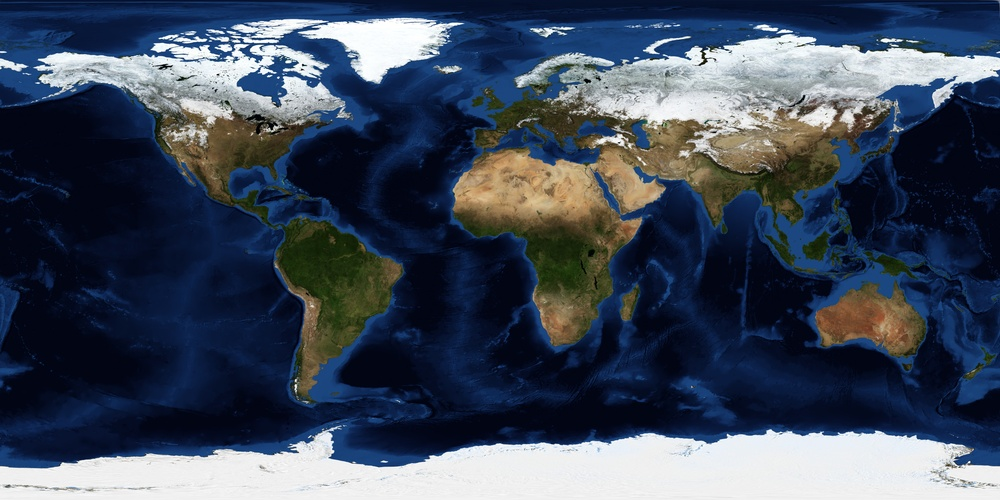
#> input picture Python/Image-Processing/world.jpg, 1000 x 500 px, shrunk from 5400 x 2700 before the run
$ jupyter execute --allow-errors image_process.ipynb   (older library calls are emulated)
#> lines starting #> are read from the running program, lines starting #| are printed output that depends on the picture; long printed decimals are rounded
# ------------------------------------------------------------------------------
# 📊 Image Quality Evaluation: Sharpness and Visual Integrity Analysis
#
# This script evaluates the impact of Gaussian blur on image quality using a
# combination of Laplacian variance, histogram analysis, contrast measurement,
# Canny edge detection, and frequency domain visualization (FFT).
#
# 🛰️ Image Source:
# - NASA Blue Marble – December 2004
# - https://visibleearth.nasa.gov/images/73909/december-blue-marble-next-generation-w-topography-and-bathymetry/73911l
#
# 📌 Methods Applied:
# - Laplacian variance → objective sharpness score
# - Histogram comparison → brightness distribution changes
# - Standard deviation → image contrast measurement
# - Canny edge detection → structural detail loss
# - FFT → frequency spectrum analysis before/after blur
# - PSNR & SSIM → image similarity comparison
# - Sharpness vs. Blur Curve → sensitivity to increasing blur

#
# ✅ Summary of Results:
# - Sharpness (original): 630.12
# - Sharpness (blurred): 4.04
# - Contrast and frequency content significantly reduced in blurred version
# - SSIM and PSNR confirm degradation
#
# 📁 Key Outputs:
# - original_image.jpg
# - blurred_image.jpg
# - original_histogram.png
# - blurred_histogram.png
# - comparison_original_vs_blurred.png
# - canny_edge_comparison_world.png
# - sharpness_bar_chart_world.png
# - contrast_bar_chart_world.png
# - fft_original.png
# - fft_blurred.png
# - sharpness_vs_blur_curve_world.png

# ------------------------------------------------------------------------------

[cell 1]
# Libraries
import cv2
import numpy as np
import pandas as pd
import matplotlib.pyplot as plt
from skimage.metrics import structural_similarity as ssim
import math

### Image Preparation: Original vs. Blurred

We begin the analysis by loading a grayscale satellite image (`world.jpg`) and creating a blurred version using a Gaussian filter.

- **Purpose**:
  Simulate image quality degradation caused by out-of-focus capture or motion blur.

- **Why Gaussian Blur?**
  It reduces high-frequency components (edges and textures), which helps evaluate how image quality metrics respond to loss of detail.

- **What we save**:
  - `original_image.jpg`: The untouched source image
  - `blurred_image.jpg`: The degraded version with reduced sharpness

[cell 2]
# Upload the image
image = cv2.imread('world.jpg', cv2.IMREAD_GRAYSCALE)

# Creating the degraded image
blurred_image = cv2.GaussianBlur(image, (11, 11), 0)
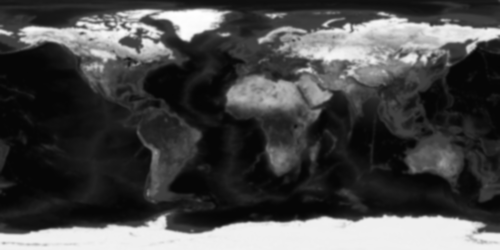
#> blurred_image: shape (500, 1000) (shown at 1/2 size); min 5, max 254, mean 72.5

# Plotting
plt.figure(figsize=(10,4))
plt.subplot(1, 2, 1)
plt.title("Original")
plt.imshow(image, cmap='gray')

plt.subplot(1, 2, 2)
plt.title("Blurred")
plt.imshow(blurred_image, cmap='gray')
plt.show()
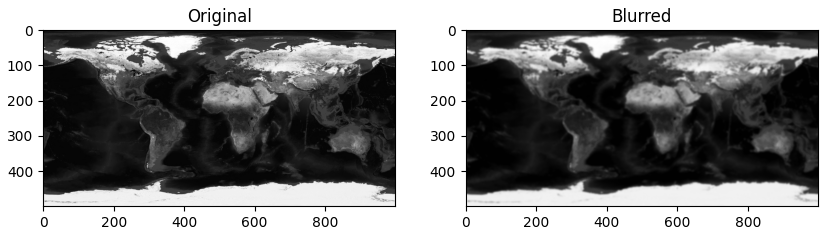
#> figure drawn by matplotlib, 2 panels

# Save the images
cv2.imwrite("original_image.jpg", image)
cv2.imwrite("blurred_image.jpg", blurred_image)
#> Out = True

### Histogram Analysis

To assess the overall brightness and tonal distribution of the image, we generate histograms for both the original and blurred versions.

- **What is this step for?**
  A histogram shows how pixel values (brightness levels) are distributed across the image. It helps identify:
  - Dynamic range
  - Exposure level
  - Contrast spread

- **Why compare blurred and original?**
  Blurring tends to flatten the image — this is reflected in the histogram as a concentration of pixel values around midtones, with fewer extreme dark or bright values.

- **What we save:**
  - `original_histogram.png`: Histogram of the sharp image
  - `blurred_histogram.png`: Histogram of the blurred image

[cell 3]
def plot_histogram(img, title,filename):
#> called with title = 'Original Histogram', filename = 'original_histogram.png'
    plt.hist(img.ravel(), bins=256, range=(0, 256), color='gray')
    plt.title(title)
    plt.xlabel('Pixel Value')
    plt.ylabel('Frequency')

    plt.savefig(filename, dpi=300)
    plt.show()
    plt.close()

plot_histogram(image, "Original Histogram", "original_histogram.png")
plot_histogram(blurred_image, "Blurred Histogram", "blurred_histogram.png")

### Sharpness Measurement (Laplacian Variance)
We evaluate the sharpness of the images using the variance of the Laplacian operator.

- **What is this step for?**
  The Laplacian operator highlights areas of rapid intensity change, i.e., edges. Calculating the variance of the Laplacian gives a numeric measure of image sharpness:
  - Higher values → more edges → sharper image
  - Lower values → fewer edges → blurred image

- **Why compare original and blurred?**
  Blurring reduces sharp edges. This should be evident as a drop in Laplacian variance, helping us confirm the effectiveness of the blur.

- **What we calculate:**
  - Original Image Sharpness
  - Blurred Image Sharpness

[cell 4]
def calculate_sharpness(img):
    laplacian_var = cv2.Laplacian(img, cv2.CV_64F).var()
#> laplacian_var = 1091.1
    return laplacian_var

sharpness_original = calculate_sharpness(image)
#> sharpness_original = 1091.1
sharpness_blurred = calculate_sharpness(blurred_image)
#> sharpness_blurred = 7.96

print("Original Image Sharpness:", sharpness_original)
#| Original Image Sharpness: 1091.143
print("Blurred Image Sharpness:", sharpness_blurred)
#| Blurred Image Sharpness: 7.957

### Visual Comparison of Sharpness
We display the original and blurred images side-by-side to provide a qualitative assessment of sharpness.

- **What we save:**
  - comparison_original_vs_blurred.png

[cell 5]
plt.figure(figsize=(10,4))
plt.subplot(1, 2, 1)
plt.title("Original")
plt.imshow(image, cmap='gray')
plt.axis('off')

plt.subplot(1, 2, 2)
plt.title("Blurred")
plt.imshow(blurred_image, cmap='gray')
plt.axis('off')

plt.tight_layout()
plt.savefig("comparison_original_vs_blurred.png", dpi=300)
plt.close()

### Canny Edge Detection Analysis
We apply Canny edge detection to both images to analyze edge structures.

- **What is this step for?**
  Canny detects edges by looking at gradients in intensity. It helps visualize how structural details are preserved or lost after blurring.

- **Why compare blurred and original?**
  Blurring softens edges, so the number and clarity of detected edges will be reduced in the blurred version. This comparison makes the effect of blur more visible.

- **What we save:**
  - canny_edge_comparison.png

[cell 6]
edges_original = cv2.Canny(image, 100, 200)
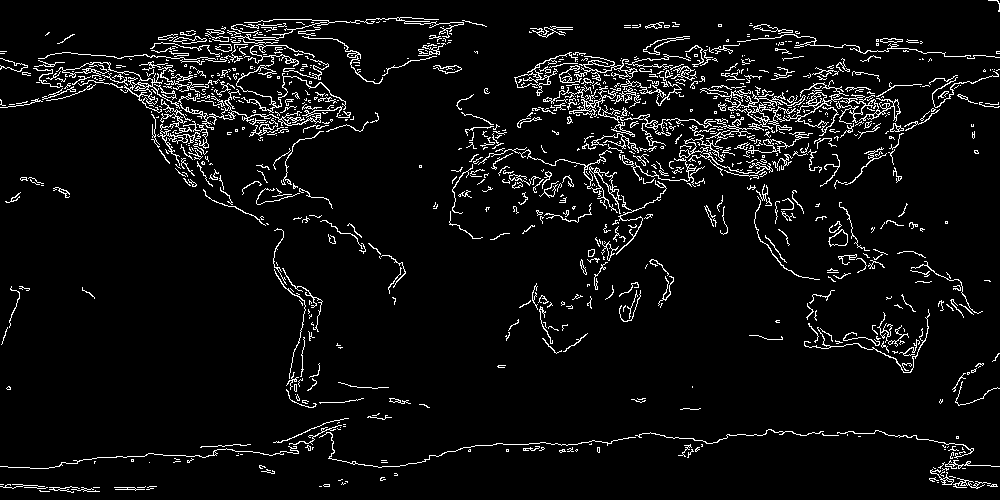
#> edges_original: shape (500, 1000); 5.7% white in thin lines or dots
edges_blurred = cv2.Canny(blurred_image, 100, 200)
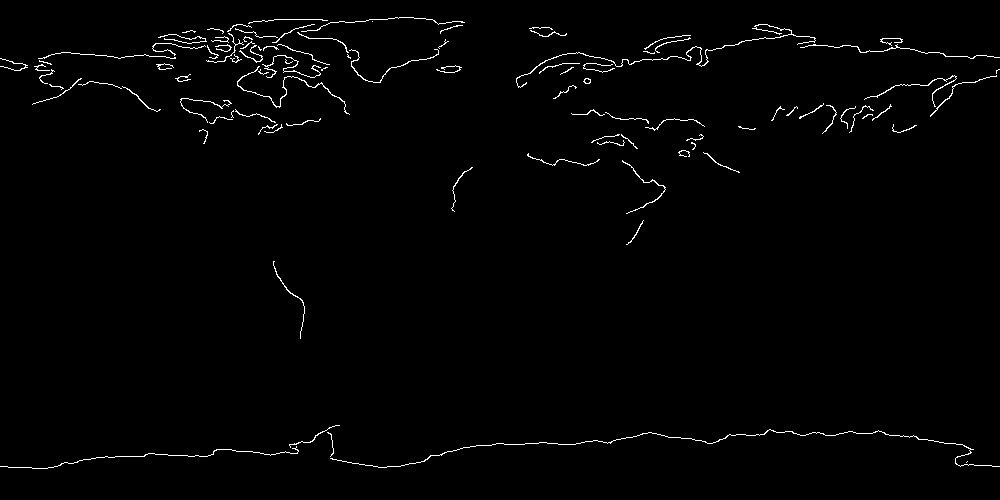
#> edges_blurred: shape (500, 1000); 1.3% white in thin lines or dots

plt.figure(figsize=(10, 4))
plt.subplot(1, 2, 1)
plt.title("Original Edges (Canny)")
plt.imshow(edges_original, cmap='gray')
plt.axis('off')

plt.subplot(1, 2, 2)
plt.title("Blurred Edges (Canny)")
plt.imshow(edges_blurred, cmap='gray')
plt.axis('off')

plt.tight_layout()
plt.savefig("canny_edge_comparison_world.png", dpi=300)
plt.show()

### Sharpness Bar Chart

- **What is this step for?**
  We visualize the sharpness scores (calculated with Laplacian variance) as a bar chart to compare the numerical difference between the original and blurred images.

- **Why compare blurred and original?**
  A visual summary helps communicate the sharpness loss more clearly, especially when presenting results.

- **What we save:**
  - sharpness_bar_chart.png

[cell 7]
sharpness_scores = [sharpness_original, sharpness_blurred]
#> sharpness_scores = [1091.1, 7.96]
labels = ["Original", "Blurred"]

plt.figure()
plt.bar(labels, sharpness_scores, color=["green", "red"])
plt.ylabel("Sharpness Score (Laplacian Variance)")
plt.title("Sharpness Comparison")
plt.savefig("sharpness_bar_chart_world.png", dpi=300)
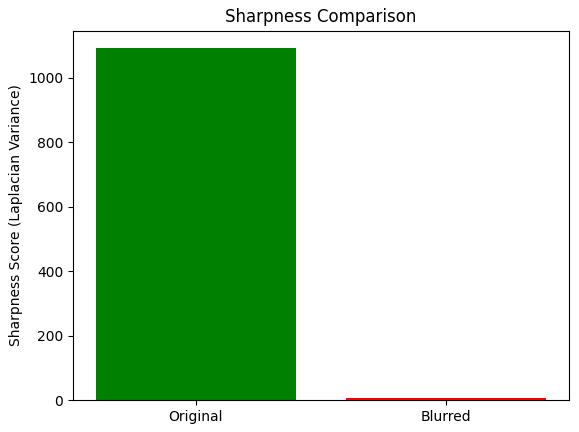
#> figure drawn by matplotlib, 1 panel
plt.show()

### Contrast Analysis (Standard Deviation)

- **What is this step for?**
  Image contrast is quantified using the standard deviation of pixel intensities. A higher standard deviation indicates stronger contrast.

- **Why compare blurred and original?**
  Blurring generally reduces contrast by smoothing sharp intensity transitions, so a lower standard deviation is expected in the blurred version.

- **What we save:**
  - contrast_bar_chart.png

[cell 8]
def calculate_contrast(img):
    return img.std()

contrast_original = calculate_contrast(image)
#> contrast_original = 81.15
contrast_blurred = calculate_contrast(blurred_image)
#> contrast_blurred = 78.71

print("Original Contrast:", contrast_original)
#| Original Contrast: 81.155
print("Blurred Contrast:", contrast_blurred)
#| Blurred Contrast: 78.713

# Bar chart çiz ve kaydet
plt.figure()
plt.bar(["Original", "Blurred"], [contrast_original, contrast_blurred], color=["green", "red"])
plt.ylabel("Contrast (Standard Deviation)")
plt.title("Image Contrast Comparison")
plt.savefig("contrast_bar_chart_world.png", dpi=300)
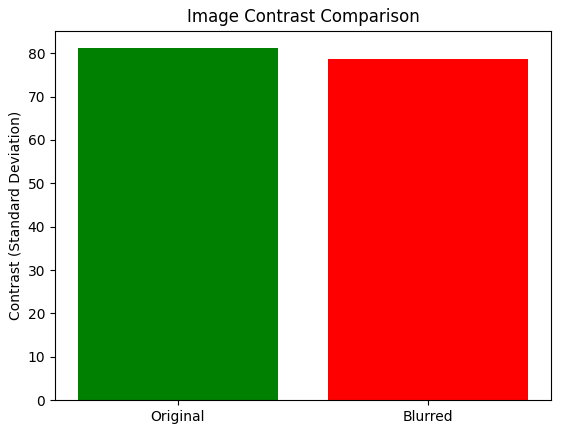
#> figure drawn by matplotlib, 1 panel
plt.show()

### Frequency Domain Analysis (FFT)

- **What is this step for?**
  Fourier Transform reveals the frequency content of the image. High-frequency components correspond to edges and fine details.

- **Why compare blurred and original?**
  Blurred images lose high-frequency content. The FFT magnitude spectrum shows this clearly as a reduction in bright patterns.

- **What we save:**
  - fft_original.png
  - fft_blurred.png

[cell 9]
def plot_fft(img, title, filename):
#> called with title = 'Original FFT', filename = 'fft_original.png'
    f = np.fft.fft2(img)
    fshift = np.fft.fftshift(f)
    magnitude_spectrum = 20 * np.log(np.abs(fshift))
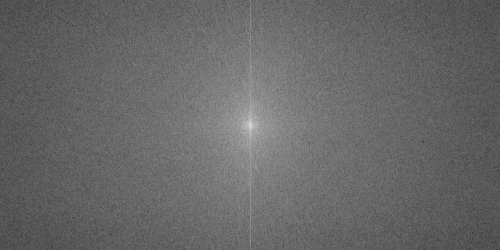
#> magnitude_spectrum: shape (500, 1000) float64 (shown at 1/2 size); min 46.83, max 348.1, mean 169.4; drawn with min black and max white

    plt.figure()
    plt.imshow(magnitude_spectrum, cmap='gray')
    plt.title(title)
    plt.axis('off')
    plt.savefig(filename, dpi=300)
    plt.show()

plot_fft(image, "Original FFT", "fft_original.png")
plot_fft(blurred_image, "Blurred FFT", "fft_blurred.png")
#> call 2 of plot_fft, with title = 'Blurred FFT', filename = 'fft_blurred.png'
#> in plot_fft (call 2), `magnitude_spectrum = 20 * np.log(np.abs(fshift))`:
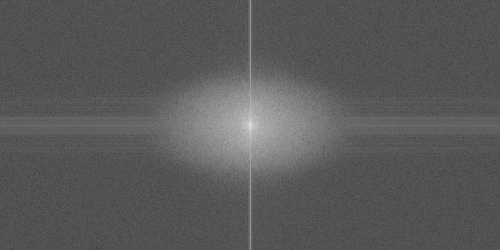
#> magnitude_spectrum: shape (500, 1000) float64 (shown at 1/2 size); min -18.58, max 348.1, mean 111.1; drawn with min black and max white

### Peak Signal-to-Noise Ratio (PSNR)

- **What is this step for?**
  PSNR is a common metric to evaluate the quality degradation between two images. A higher PSNR means the two images are more similar.

- **Why compare blurred and original?**
  In this case, the original image is treated as the "ground truth", and PSNR quantifies the loss introduced by blurring.

- **What we calculate:**
  - PSNR value: <number>

[cell 10]
def psnr(img1, img2):
    mse = np.mean((img1 - img2) ** 2)
#> mse = 28.98
    if mse == 0:
        return float('inf')
    PIXEL_MAX = 255.0
    return 20 * math.log10(PIXEL_MAX / math.sqrt(mse))

print("PSNR:", psnr(image, blurred_image))
#| PSNR: 33.509

### Sharpness vs Blur Level Curve

- **What is this step for?**
  This step evaluates how increasing levels of Gaussian blur affect image sharpness. By applying progressively larger kernels and measuring sharpness (via Laplacian variance), we create a curve showing the degradation.

- **Why compare blurred and original?**
  It provides insight into the sensitivity of sharpness to blur strength. This can be used to calibrate image processing pipelines or blur detection thresholds.

- **What we save:**
  - sharpness_vs_blur_curve.png

[cell 11]
blur_levels = [(3,3), (5,5), (7,7), (9,9), (11,11)]
scores = []

for ksize in blur_levels:
    blurred = cv2.GaussianBlur(image, ksize, 0)
    score = calculate_sharpness(blurred)
    scores.append(score)
#> this loop made 5 passes
#> score on passes 1 to 5: 135.4, 54.86, 21.32, 12.54, 7.96
#> after the loop, scores = [135.4, 54.86, 21.32, 12.54, 7.96]

plt.plot([k[0] for k in blur_levels], scores, marker='o')
plt.title("Sharpness vs Blur Level")
plt.xlabel("Kernel Size")
plt.ylabel("Sharpness (Laplacian Variance)")
plt.savefig("sharpness_vs_blur_curve_world.png", dpi=300)
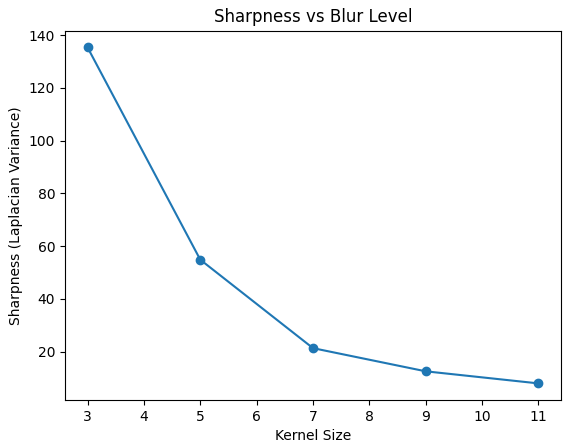
#> figure drawn by matplotlib, 1 panel
plt.show()

### Structural Similarity Index (SSIM)

- **What is this step for?**
  SSIM is a perceptual metric that compares two images based on structure, luminance, and contrast. It returns a score between -1 and 1, where:
  - 1 means the images are nearly identical.
  - Closer to 0 means more perceptual difference.

- **Why compare blurred and original?**
  While PSNR gives a signal-based metric, SSIM provides a perception-based metric — making it more aligned with how humans judge image quality.

- **What we calculate:**
  - SSIM (Original vs Blurred): <value>

[cell 12]
from skimage.metrics import structural_similarity as ssim

ssim_value = ssim(image, blurred_image)
#> ssim_value = 0.819
print("SSIM (Original vs Blurred):", ssim_value)
#| SSIM (Original vs Blurred): 0.819

# 🌍 Sentinel-2 Image Quality Evaluation

This project presents a small-scale Image Quality Evaluation (IQE) framework using real Sentinel-2 imagery over the Berlin region. The goal is to assess and compare image quality metrics on a **cloud-free** and a **cloudy** scene of the same area and to understand how atmospheric conditions affect image clarity and contrast.

---

## 📌 Objective

To analyze and compare different image quality metrics:
- ✅ Sharpness (Laplacian Variance)
- ✅ Contrast (Standard Deviation)
- ✅ Histogram Distribution
- ✅ Edge Detection (Canny)
- ✅ Structural Similarity Index (SSIM)
- ✅ Peak Signal-to-Noise Ratio (PSNR)
- ✅ Sharpness vs. Blur Curve

---

## 🛰️ Data Source

Two Sentinel-2 L2A images (downloaded via [Copernicus Data Space](https://dataspace.copernicus.eu)):

- `sentinel2-withoutcloud.jpg`: A cloud-free scene
- `sentinel2-cloudy.jpg`: A cloudy scene over the same area

The `.SAFE` products were imported into QGIS, visualized in RGB (B4-B3-B2), and exported as `.jpg` for analysis.

---

## 🧪 Methods & Metrics

| Metric                  | Description                                      |
|-------------------------|--------------------------------------------------|
| Sharpness (Laplacian)   | Measures edge clarity using variance of Laplacian |
| Contrast (Std. Dev.)    | Evaluates the spread of pixel brightness         |
| Histogram               | Pixel intensity distribution                     |
| Canny Edges             | Edge visibility and continuity                   |
| SSIM                    | Structural similarity between scenes             |
| PSNR                    | Quantifies pixel-level difference                |
| Sharpness vs Blur Curve | Tests sensitivity to Gaussian blurring          |

All analysis is done in Python using OpenCV, NumPy, Matplotlib, and scikit-image.

---

## 📈 Results Summary

The final comparison of all metrics is summarized in the table below:

| Metric                | Without Clouds | Cloudy Scene |
|-----------------------|----------------|---------------|
| Sharpness (Laplacian) | …              | …             |
| Contrast (Std Dev)    | …              | …             |
| SSIM                  | 1.0            | …             |
| PSNR (dB)             | …              | …             |

*(Full results available in `metrics.csv` or notebook output)*

---

## 📦 Files

# - sentinel2-withoutcloud.jpg
# - sentinel2-cloudy.jpg
# - histogram_clear.png
# - histogram_cloudy.png
# - sharpness_bar_chart_sentinel.png
# - contrast_bar_chart_sentinel.png
# - canny_edges_comparison_sentinel.png
# - fft_clear.png
# - fft_cloudy.png
# - sharpness_vs_blur_curve_sentinel.png
# - iq_metrics_summary.csv

---

## 💬 Notes

- All image processing was done on grayscale versions of the RGB composites.
- The analysis can be extended to include noise simulation, threshold-based classification, or temporal quality tracking.

---

## 📚 Requirements

```bash
pip install opencv-python numpy matplotlib scikit-image pandas

### Sharpness Comparison (Laplacian Variance)

- **What is this step for?**
  We measure the sharpness of both images using the variance of the Laplacian, a commonly used method in image processing to detect focus and detail.

- **Why compare cloudy and cloud-free images?**
  Clouds scatter and obscure details in satellite imagery. A lower sharpness score in the cloudy image is expected due to loss of structural content.

- **What we save:**
  - sharpness_bar_chart.png

[cell 13]
# Load Sentinel-2 satellite images in grayscale mode
# Grayscale is sufficient for sharpness and contrast analysis
image_clear = cv2.imread("sentinel2-withoutcloud.jpg", cv2.IMREAD_GRAYSCALE)
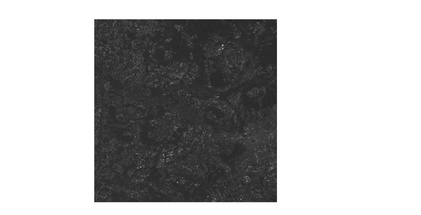
#> input picture Python/Image-Processing/sentinel2-withoutcloud.jpg, 421 x 215 px, shrunk from 2273 x 1160 before the run
#> image_clear is the input picture: shape (215, 421); min 27, max 255, mean 180.3
image_cloudy = cv2.imread("sentinel2-cloudy.jpg", cv2.IMREAD_GRAYSCALE)

# Define a function to calculate sharpness using Laplacian variance
def calculate_sharpness(img):
    return cv2.Laplacian(img, cv2.CV_64F).var()

sharpness_clear = calculate_sharpness(image_clear)
#> sharpness_clear = 503.8
#> (the rest of the program and of its run is left out)
